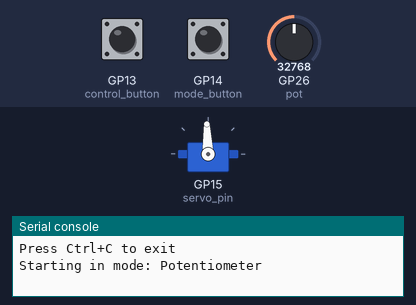
This program was run on a simulated Raspberry Pi Pico running MicroPython. On the bench: servo, the last lines printed to the serial console. The test bench sets the inputs (shaded band); at power-on: GP14 (mode_button) LOW, GP26 (pot) = 32768, GP13 (control_button) LOW (analog values on the 0–65535 scale). Servo angles are drawn from the pulse width (0.5 ms = 0°, 2.5 ms = 180°).

Above: at 2.2 s.
2.3 s: GP14 (mode_button) pulled HIGH for 3.2 s
At 2.95 s:
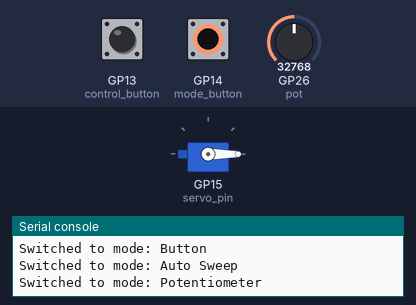
7.0 s: GP14 (mode_button) pulled HIGH for 0.15 s
8.7 s: GP26 (pot) set to 45874
At 9.4 s:
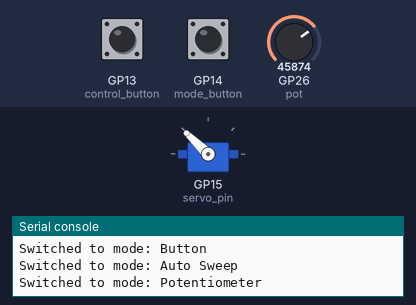
10.2 s: GP26 (pot) set to 57670
At 11.4 s:
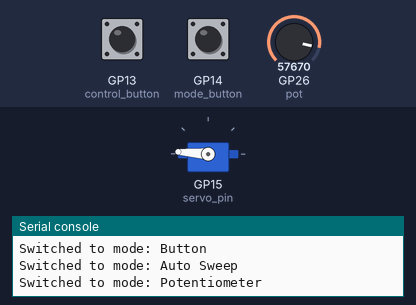
11.7 s: GP14 (mode_button) pulled HIGH for 1 s
At 12.25 s:
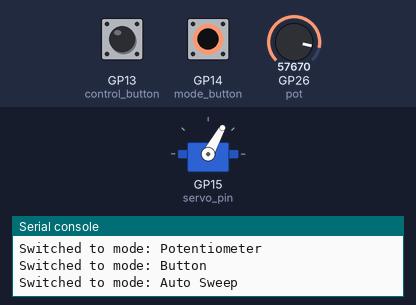
14.2 s: GP13 (control_button) pulled HIGH for 1 s
At 14.31 s:
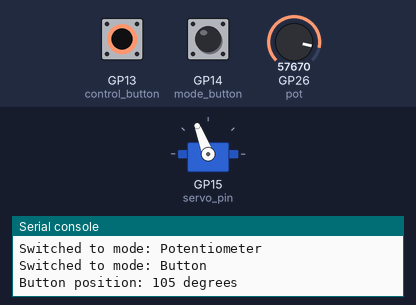
Timing chart, 0 to 17.2 s (numbered marks = the images above; inputs shaded):
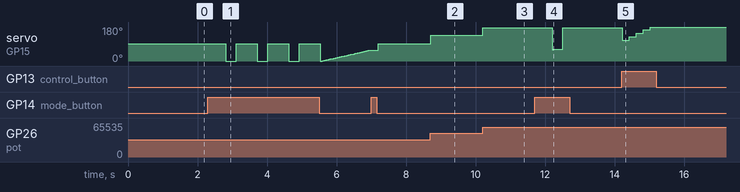

The program:

04_servo_control.py
```python
"""
Raspberry Pi Pico - Intermediate Program 4: Servo Motor Control
==============================================================

This program demonstrates how to control servo motors using PWM signals,
with different control modes including potentiometer, button, and automatic sweeping.

Hardware required:
- Raspberry Pi Pico
- Servo motor (standard hobby servo)
- Potentiometer (10K ohm)
- 2 pushbuttons
- 10K ohm resistors (for button pull-downs)
- Breadboard and jumper wires
- External power supply for servo (recommended for larger servos)

Connections:
- Connect servo signal wire to GPIO pin 15
- Connect servo power to 5V (or external power supply for larger servos)
- Connect servo ground to GND
- Connect potentiometer outer pins to 3.3V and GND
- Connect potentiometer middle pin to GPIO pin 26 (ADC0)
- Connect one side of button 1 to 3.3V
- Connect the other side of button 1 to GPIO pin 14 and to GND via 10K resistor
- Connect one side of button 2 to 3.3V
- Connect the other side of button 2 to GPIO pin 13 and to GND via 10K resistor

Note: If using an external power supply for the servo, make sure to connect
the ground of the power supply to the Pico's ground.

Instructions:
1. Set up the circuit as described above
2. Upload this program to the Pico
3. Use the buttons to switch between control modes:
   - Button 1: Switch to the next mode
   - Button 2: In button control mode, press to move the servo
4. In potentiometer mode, turn the potentiometer to control the servo position

Concepts covered:
- Servo motor control with PWM
- Multiple input methods (potentiometer, buttons)
- State machine for mode switching
- Debouncing buttons
- Interpolation for smooth movement
"""

import machine
import time
import utime

# Set up the servo pin for PWM
servo_pin = machine.Pin(15)
servo_pwm = machine.PWM(servo_pin)
servo_pwm.freq(50)  # Standard servo frequency is 50Hz

# Set up the potentiometer
pot = machine.ADC(26)  # ADC0 on GPIO pin 26

# Set up the buttons with pull-down resistors
mode_button = machine.Pin(14, machine.Pin.IN)
control_button = machine.Pin(13, machine.Pin.IN)

# Constants for servo control
MIN_DUTY = 1000  # Minimum duty cycle (0 degrees)
MAX_DUTY = 9000  # Maximum duty cycle (180 degrees)
MID_DUTY = (MIN_DUTY + MAX_DUTY) // 2  # Middle position (90 degrees)

# Control modes
MODE_POT = 0      # Control with potentiometer
MODE_BUTTON = 1   # Control with button (increment position)
MODE_SWEEP = 2    # Automatic sweeping
MODE_NAMES = ["Potentiometer", "Button", "Auto Sweep"]
current_mode = MODE_POT

# Variables for button control
button_pos = 90  # Current position in degrees (0-180)
last_button_time = 0  # For debouncing

# Variables for sweep mode
sweep_pos = 0  # Current position in sweep (0-180)
sweep_dir = 1  # Direction of sweep (1 = increasing, -1 = decreasing)
last_sweep_time = 0  # For controlling sweep speed

# Variables for mode switching
last_mode_button_time = 0  # For debouncing

def set_servo_position(degrees):
    """Set the servo position in degrees (0-180)"""
    # Convert degrees to duty cycle
    duty = MIN_DUTY + (degrees / 180) * (MAX_DUTY - MIN_DUTY)
    servo_pwm.duty_u16(int(duty))

def read_pot_position():
    """Read the potentiometer and convert to degrees (0-180)"""
    pot_value = pot.read_u16()
    # Map 16-bit ADC value (0-65535) to degrees (0-180)
    degrees = (pot_value / 65535) * 180
    return degrees

def check_mode_button():
    """Check if the mode button is pressed and switch modes"""
    global current_mode, last_mode_button_time

    if mode_button.value() == 1:
        # Debounce
        current_time = utime.ticks_ms()
        if utime.ticks_diff(current_time, last_mode_button_time) > 300:
            # Switch to next mode
            current_mode = (current_mode + 1) % len(MODE_NAMES)
            print(f"Switched to mode: {MODE_NAMES[current_mode]}")
            last_mode_button_time = current_time
            time.sleep(0.2)  # Additional debounce delay

def check_control_button():
    """Check if the control button is pressed and update position"""
    global button_pos, last_button_time

    if control_button.value() == 1:
        # Debounce
        current_time = utime.ticks_ms()
        if utime.ticks_diff(current_time, last_button_time) > 200:
            # Increment position by 15 degrees
            button_pos = (button_pos + 15) % 181
            print(f"Button position: {button_pos} degrees")
            set_servo_position(button_pos)
            last_button_time = current_time

def update_sweep():
    """Update the automatic sweep position"""
    global sweep_pos, sweep_dir, last_sweep_time

    current_time = utime.ticks_ms()
    if utime.ticks_diff(current_time, last_sweep_time) > 20:  # Control sweep speed
        # Update position
        sweep_pos += sweep_dir

        # Change direction at limits
        if sweep_pos >= 180:
            sweep_pos = 180
            sweep_dir = -1
        elif sweep_pos <= 0:
            sweep_pos = 0
            sweep_dir = 1

        set_servo_position(sweep_pos)
        last_sweep_time = current_time

try:
    print("Servo Motor Control Demo")
    print("=======================")
    print("Press Ctrl+C to exit")
    print(f"Starting in mode: {MODE_NAMES[current_mode]}")
    print()

    # Center the servo initially
    set_servo_position(90)
    time.sleep(1)

    while True:
        # Check for mode change
        check_mode_button()

        # Handle current mode
        if current_mode == MODE_POT:
            # Potentiometer control
            position = read_pot_position()
            set_servo_position(position)

        elif current_mode == MODE_BUTTON:
            # Button control
            check_control_button()

        elif current_mode == MODE_SWEEP:
            # Automatic sweep
            update_sweep()

        # Small delay to prevent CPU hogging
        time.sleep(0.01)

except KeyboardInterrupt:
    # Clean up on exit
    set_servo_position(90)  # Return to center position
    time.sleep(0.5)
    servo_pwm.duty_u16(0)  # Turn off the servo
    print("\nProgram stopped")
```

Measured:
- after the input at 2.3 s, servo on GP15 (servo_pin): ramps from 0° to 92° and jumps back, once every 0.91 s
- after the input at 8.7 s, servo on GP15 (servo_pin): 92° → 136° at once
- after the input at 10.2 s, servo on GP15 (servo_pin): 136° → 176° at once
- after the input at 11.7 s, servo on GP15 (servo_pin): 176° → 63° after 0.50 s, → 176° 0.30 s later
- after the input at 14.2 s, servo on GP15 (servo_pin): 176° → 111° at once, → 129° 0.20 s later, → 147° 0.20 s later, → 166° 0.20 s later, … (5 changes in this stretch)
